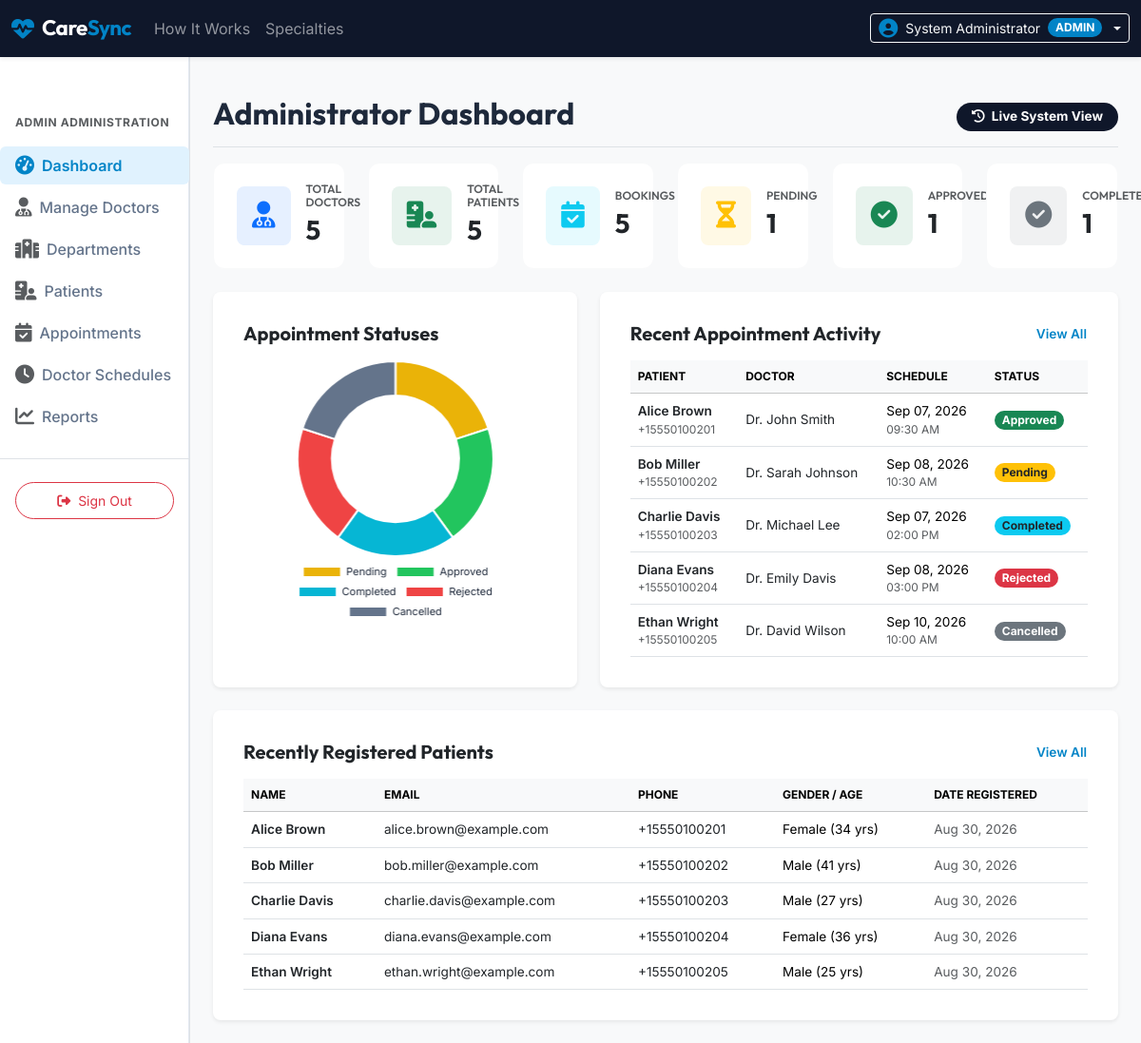
Page /admin/dashboard.php (signed in) on the committed database.
### tables this page shows
CREATE TABLE `appointments` (
  `id` INT AUTO_INCREMENT PRIMARY KEY,
  `patient_id` INT NOT NULL,
  `doctor_id` INT NOT NULL,
  `appointment_date` DATE NOT NULL,
  `appointment_time` TIME NOT NULL,
  `reason` VARCHAR(255) NOT NULL,
  `status` ENUM('Pending', 'Approved', 'Rejected', 'Completed', 'Cancelled') NOT NULL DEFAULT 'Pending',
  `notes` TEXT DEFAULT NULL,
  `created_at` TIMESTAMP DEFAULT CURRENT_TIMESTAMP,
  `updated_at` TIMESTAMP DEFAULT CURRENT_TIMESTAMP ON UPDATE CURRENT_TIMESTAMP,
  FOREIGN KEY (`patient_id`) REFERENCES `patients` (`id`) ON DELETE CASCADE,
  FOREIGN KEY (`doctor_id`) REFERENCES `doctors` (`id`) ON DELETE CASCADE,
  INDEX `idx_app_datetime` (`appointment_date`, `appointment_time`)
);

CREATE TABLE `users` (
  `id` INT AUTO_INCREMENT PRIMARY KEY,
  `name` VARCHAR(100) NOT NULL,
  `email` VARCHAR(100) NOT NULL UNIQUE,
  `password` VARCHAR(255) NOT NULL,
  `role` ENUM('admin', 'doctor', 'patient') NOT NULL,
  `status` ENUM('active', 'inactive') NOT NULL DEFAULT 'active',
  `created_at` TIMESTAMP DEFAULT CURRENT_TIMESTAMP
);

CREATE TABLE `patients` (
  `id` INT AUTO_INCREMENT PRIMARY KEY,
  `user_id` INT NOT NULL,
  `phone` VARCHAR(20) NOT NULL,
  `gender` ENUM('Male', 'Female', 'Other') NOT NULL,
  `date_of_birth` DATE NOT NULL,
  `address` TEXT NOT NULL,
  `created_at` TIMESTAMP DEFAULT CURRENT_TIMESTAMP,
  FOREIGN KEY (`user_id`) REFERENCES `users` (`id`) ON DELETE CASCADE
);

### includes/functions.php (called while the page is built, shortened)
<?php
function sanitize($data) {
    return htmlspecialchars(trim($data), ENT_QUOTES, 'UTF-8');
}
function format_date($date) {
    return date('M d, Y', strtotime($date));
}
function format_time($time) {
    return date('h:i A', strtotime($time));
}
function get_badge_class($status) {
    switch (trim($status)) {
        case 'Pending':
            return 'bg-warning text-dark';
        case 'Approved':
            return 'bg-success';
        case 'Rejected':
            return 'bg-danger';
        case 'Completed':
            return 'bg-info text-dark';
        case 'Cancelled':
            return 'bg-secondary';
    }
}
?>

### admin/dashboard.php (the view, shortened to what this page needs)
<?php
require_once __DIR__ . '/../includes/header.php';
require_once __DIR__ . '/../config/database.php';
$total_doctors = 0;
$total_patients = 0;
$total_appointments = 0;
$pending_app = 0;
$approved_app = 0;
$completed_app = 0;
$recent_appointments = [];
$recent_patients = [];
try {
    $total_doctors = $pdo->query("SELECT COUNT(*) FROM doctors")->fetchColumn();
    $total_patients = $pdo->query("SELECT COUNT(*) FROM patients")->fetchColumn();
    $total_appointments = $pdo->query("SELECT COUNT(*) FROM appointments")->fetchColumn();
    $pending_app = $pdo->query("SELECT COUNT(*) FROM appointments WHERE status = 'Pending'")->fetchColumn();
    $approved_app = $pdo->query("SELECT COUNT(*) FROM appointments WHERE status = 'Approved'")->fetchColumn();
    $completed_app = $pdo->query("SELECT COUNT(*) FROM appointments WHERE status = 'Completed'")->fetchColumn();
    $appQuery = "
        SELECT a.*, p.phone AS patient_phone, u_p.name AS patient_name, u_d.name AS doctor_name
        FROM appointments a
        JOIN patients p ON a.patient_id = p.id
        JOIN users u_p ON p.user_id = u_p.id
        JOIN doctors d ON a.doctor_id = d.id
        JOIN users u_d ON d.user_id = u_d.id
        ORDER BY a.created_at DESC
        LIMIT 5
    ";
    $recent_appointments = $pdo->query($appQuery)->fetchAll();
    $patQuery = "
        SELECT p.*, u.name, u.email, u.status
        FROM patients p
        JOIN users u ON p.user_id = u.id
        ORDER BY p.created_at DESC
        LIMIT 5
    ";
    $recent_patients = $pdo->query($patQuery)->fetchAll();
} catch (PDOException $e) {
    $error_msg = "Error loading dashboard metrics: " . $e->getMessage();
}
?>
<div class="d-flex justify-content-between flex-wrap flex-md-nowrap align-items-center pt-3 pb-2 mb-3 border-bottom">
    <h1 class="h2 font-outfit fw-bold text-dark-blue">Administrator Dashboard</h1>
    <div class="btn-toolbar mb-2 mb-md-0">
        <span class="badge bg-dark-blue text-white rounded-pill px-3 py-2 fs-8"><i class="fa-solid fa-clock-rotate-left me-1"></i> Live System View</span>
    </div>
</div>
<div class="row g-4 mb-4">
    <div class="col-12 col-sm-6 col-lg-4 col-xl-2">
        <div class="card card-metric bg-white border border-light shadow-xs h-100 p-2">
            <div class="card-body d-flex align-items-center">
                <div class="rounded-3 p-3 bg-primary bg-opacity-10 text-primary me-3">
                    <i class="fa-solid fa-user-doctor fs-3"></i>
                </div>
                <div>
                    <h6 class="card-subtitle text-muted fs-9 text-uppercase fw-semibold mb-1">Total Doctors</h6>
                    <h3 class="card-title font-outfit fw-bold mb-0 text-dark-blue"><?php echo $total_doctors; ?></h3>
                </div>
            </div>
        </div>
    </div>
    <div class="col-12 col-sm-6 col-lg-4 col-xl-2">
        <div class="card card-metric bg-white border border-light shadow-xs h-100 p-2">
            <div class="card-body d-flex align-items-center">
                <div class="rounded-3 p-3 bg-success bg-opacity-10 text-success me-3">
                    <i class="fa-solid fa-hospital-user fs-3"></i>
                </div>
                <div>
                    <h6 class="card-subtitle text-muted fs-9 text-uppercase fw-semibold mb-1">Total Patients</h6>
                    <h3 class="card-title font-outfit fw-bold mb-0 text-dark-blue"><?php echo $total_patients; ?></h3>
                </div>
            </div>
        </div>
    </div>
    <div class="col-12 col-sm-6 col-lg-4 col-xl-2">
        <div class="card card-metric bg-white border border-light shadow-xs h-100 p-2">
            <div class="card-body d-flex align-items-center">
                <div class="rounded-3 p-3 bg-info bg-opacity-10 text-info me-3">
                    <i class="fa-solid fa-calendar-check fs-3"></i>
                </div>
                <div>
                    <h6 class="card-subtitle text-muted fs-9 text-uppercase fw-semibold mb-1">Bookings</h6>
                    <h3 class="card-title font-outfit fw-bold mb-0 text-dark-blue"><?php echo $total_appointments; ?></h3>
                </div>
            </div>
        </div>
    </div>
    <div class="col-12 col-sm-6 col-lg-4 col-xl-2">
        <div class="card card-metric bg-white border border-light shadow-xs h-100 p-2">
            <div class="card-body d-flex align-items-center">
                <div class="rounded-3 p-3 bg-warning bg-opacity-10 text-warning me-3">
                    <i class="fa-solid fa-hourglass-half fs-3"></i>
                </div>
                <div>
                    <h6 class="card-subtitle text-muted fs-9 text-uppercase fw-semibold mb-1">Pending</h6>
                    <h3 class="card-title font-outfit fw-bold mb-0 text-dark-blue"><?php echo $pending_app; ?></h3>
                </div>
            </div>
        </div>
    </div>
    <div class="col-12 col-sm-6 col-lg-4 col-xl-2">
        <div class="card card-metric bg-white border border-light shadow-xs h-100 p-2">
            <div class="card-body d-flex align-items-center">
                <div class="rounded-3 p-3 bg-success bg-opacity-10 text-success me-3">
                    <i class="fa-solid fa-circle-check fs-3"></i>
                </div>
                <div>
                    <h6 class="card-subtitle text-muted fs-9 text-uppercase fw-semibold mb-1">Approved</h6>
                    <h3 class="card-title font-outfit fw-bold mb-0 text-dark-blue"><?php echo $approved_app; ?></h3>
                </div>
            </div>
        </div>
    </div>
    <div class="col-12 col-sm-6 col-lg-4 col-xl-2">
        <div class="card card-metric bg-white border border-light shadow-xs h-100 p-2">
            <div class="card-body d-flex align-items-center">
                <div class="rounded-3 p-3 bg-secondary bg-opacity-10 text-secondary me-3">
                    <i class="fa-solid fa-circle-check fs-3"></i>
                </div>
                <div>
                    <h6 class="card-subtitle text-muted fs-9 text-uppercase fw-semibold mb-1">Completed</h6>
                    <h3 class="card-title font-outfit fw-bold mb-0 text-dark-blue"><?php echo $completed_app; ?></h3>
                </div>
            </div>
        </div>
    </div>
</div>
<div class="row g-4 mb-4">
    <div class="col-lg-5">
        <div class="card border-0 shadow-sm rounded-3 bg-white h-100 p-3">
            <div class="card-body">
                <h5 class="card-title font-outfit fw-bold mb-3 text-dark-blue">Appointment Statuses</h5>
                <div style="position: relative; height:280px; width:100%">
                    <canvas id="appointmentsChart"></canvas>
                </div>
            </div>
        </div>
    </div>
    <div class="col-lg-7">
        <div class="card border-0 shadow-sm rounded-3 bg-white h-100 p-3">
            <div class="card-body">
                <div class="d-flex justify-content-between align-items-center mb-3">
                    <h5 class="card-title font-outfit fw-bold m-0 text-dark-blue">Recent Appointment Activity</h5>
                    <a href="appointments.php" class="btn btn-link text-medical-blue text-decoration-none fs-8 fw-semibold p-0">View All</a>
                </div>
                <div class="table-responsive">
                    <table class="table align-middle mb-0 text-nowrap table-hover">
                        <thead class="table-light fs-9 text-uppercase">
                            <tr>
                                <th>Patient</th>
                                <th>Doctor</th>
                                <th>Schedule</th>
                                <th>Status</th>
                            </tr>
                        </thead>
                        <tbody class="fs-8">
                            <?php if (empty($recent_appointments)): ?>
                                <tr>
                                    <td colspan="4" class="text-center text-muted py-3">No appointments booked yet.</td>
                                </tr>
                            <?php else: ?>
                                <?php foreach ($recent_appointments as $app): ?>
                                    <tr>
                                        <td>
                                            <div class="fw-semibold text-dark"><?php echo sanitize($app['patient_name']); ?></div>
                                            <div class="text-muted fs-9"><?php echo sanitize($app['patient_phone']); ?></div>
                                        </td>
                                        <td class="text-dark"><?php echo sanitize($app['doctor_name']); ?></td>
                                        <td>
                                            <div><?php echo format_date($app['appointment_date']); ?></div>
                                            <div class="text-muted fs-9"><?php echo format_time($app['appointment_time']); ?></div>
                                        </td>
                                        <td>
                                            <span class="badge <?php echo get_badge_class($app['status']); ?> px-2 py-1 fs-9 rounded-pill">
                                                <?php echo $app['status']; ?>
                                            </span>
                                        </td>
                                    </tr>
                                <?php endforeach; ?>
                            <?php endif; ?>
                        </tbody>
                    </table>
                </div>
            </div>
        </div>
    </div>
</div>
<div class="row g-4">
    <div class="col-lg-12">
        <div class="card border-0 shadow-sm rounded-3 bg-white p-3">
            <div class="card-body">
                <div class="d-flex justify-content-between align-items-center mb-3">
                    <h5 class="card-title font-outfit fw-bold m-0 text-dark-blue">Recently Registered Patients</h5>
                    <a href="patients.php" class="btn btn-link text-medical-blue text-decoration-none fs-8 fw-semibold p-0">View All</a>
                </div>
                <div class="table-responsive">
                    <table class="table align-middle mb-0 text-nowrap table-hover">
                        <thead class="table-light fs-9 text-uppercase">
                            <tr>
                                <th>Name</th>
                                <th>Email</th>
                                <th>Phone</th>
                                <th>Gender / Age</th>
                                <th>Date Registered</th>
                            </tr>
                        </thead>
                        <tbody class="fs-8">
                            <?php if (empty($recent_patients)): ?>
                                <tr>
                                    <td colspan="5" class="text-center text-muted py-3">No patients registered.</td>
                                </tr>
                            <?php else: ?>
                                <?php foreach ($recent_patients as $pat):
                                    $age = date_diff(date_create($pat['date_of_birth']), date_create('today'))->y;
                                ?>
                                    <tr>
                                        <td class="fw-semibold text-dark"><?php echo sanitize($pat['name']); ?></td>
                                        <td class="text-dark"><?php echo sanitize($pat['email']); ?></td>
                                        <td class="text-dark"><?php echo sanitize($pat['phone']); ?></td>
                                        <td><?php echo $pat['gender']; ?> (<?php echo $age; ?> yrs)</td>
                                        <td class="text-muted"><?php echo format_date($pat['created_at']); ?></td>
                                    </tr>
                                <?php endforeach; ?>
                            <?php endif; ?>
                        </tbody>
                    </table>
                </div>
            </div>
        </div>
    </div>
</div>
<script>
    document.addEventListener("DOMContentLoaded", function() {
        const ctx = document.getElementById('appointmentsChart').getContext('2d');
        const appointmentsChart = new Chart(ctx, {
            type: 'doughnut',
            data: {
                labels: ['Pending', 'Approved', 'Completed', 'Rejected', 'Cancelled'],
                datasets: [{
                    label: 'Bookings Distribution',
                    data: [
                        <?php echo $pending_app; ?>,
                        <?php echo $approved_app; ?>,
                        <?php echo $completed_app; ?>,
                        <?php echo $total_appointments - ($pending_app + $approved_app + $completed_app + $pdo->query("SELECT COUNT(*) FROM appointments WHERE status = 'Cancelled'")->fetchColumn());
                        ?>,
                        <?php echo $pdo->query("SELECT COUNT(*) FROM appointments WHERE status = 'Cancelled'")->fetchColumn(); ?>
                    ],
                    backgroundColor: [
                        '#eab308', // Pending - Yellow
                        '#22c55e', // Approved - Green
                        '#06b6d4', // Completed - Cyan
                        '#ef4444', // Rejected - Red
                        '#64748b'  // Cancelled - Grey
                    ],
                    borderWidth: 2,
                    borderColor: '#ffffff'
                }]
            },
            options: {
                responsive: true,
                maintainAspectRatio: false,
                plugins: {
                    legend: {
                        position: 'bottom',
                        labels: {
                            font: {
                                family: 'Inter',
                                size: 11
                            },
                            color: '#1e293b'
                        }
                    }
                },
                cutout: '65%'
            }
        });
    });
</script>
<?php
require_once __DIR__ . '/../includes/footer.php';
?>

### rows in the picture
appointments: users.name "Alice Brown", patient.phone "+15550100201", users.name "Dr. John Smith", appointment_date "Sep 07, 2026", appointment_time "09:30 AM", status "Approved"
appointments: users.name "Bob Miller", patient.phone "+15550100202", users.name "Dr. Sarah Johnson", appointment_date "Sep 08, 2026", appointment_time "10:30 AM", status "Pending"
appointments: users.name "Charlie Davis", patient.phone "+15550100203", users.name "Dr. Michael Lee", appointment_date "Sep 07, 2026", appointment_time "02:00 PM", status "Completed"
appointments: users.name "Diana Evans", patient.phone "+15550100204", users.name "Dr. Emily Davis", appointment_date "Sep 08, 2026", appointment_time "03:00 PM", status "Rejected"
appointments: users.name "Ethan Wright", patient.phone "+15550100205", users.name "Dr. David Wilson", appointment_date "Sep 10, 2026", appointment_time "10:00 AM", status "Cancelled"
patients: user.name "Alice Brown", user.email "alice.brown@example.com", phone "+15550100201", gender "Female", date_of_birth "34", created_at "Aug 30, 2026"
patients: user.name "Bob Miller", user.email "bob.miller@example.com", phone "+15550100202", gender "Male", date_of_birth "41", created_at "Aug 30, 2026"
patients: user.name "Charlie Davis", user.email "charlie.davis@example.com", phone "+15550100203", gender "Male", date_of_birth "27", created_at "Aug 30, 2026"
patients: user.name "Diana Evans", user.email "diana.evans@example.com", phone "+15550100204", gender "Female", date_of_birth "36", created_at "Aug 30, 2026"
patients: user.name "Ethan Wright", user.email "ethan.wright@example.com", phone "+15550100205", gender "Male", date_of_birth "25", created_at "Aug 30, 2026"

### other values in the picture
$_SESSION['name'] "System Administrator"
$_SESSION['role'] "ADMIN"
$total_doctors "5"
$total_patients "5"
$total_appointments "5"
$pending_app "1"
$approved_app "1"
$completed_app "1"
chart data {{ $pending_app }} 1
chart data {{ $approved_app }} 1
chart data {{ $completed_app }} 1
